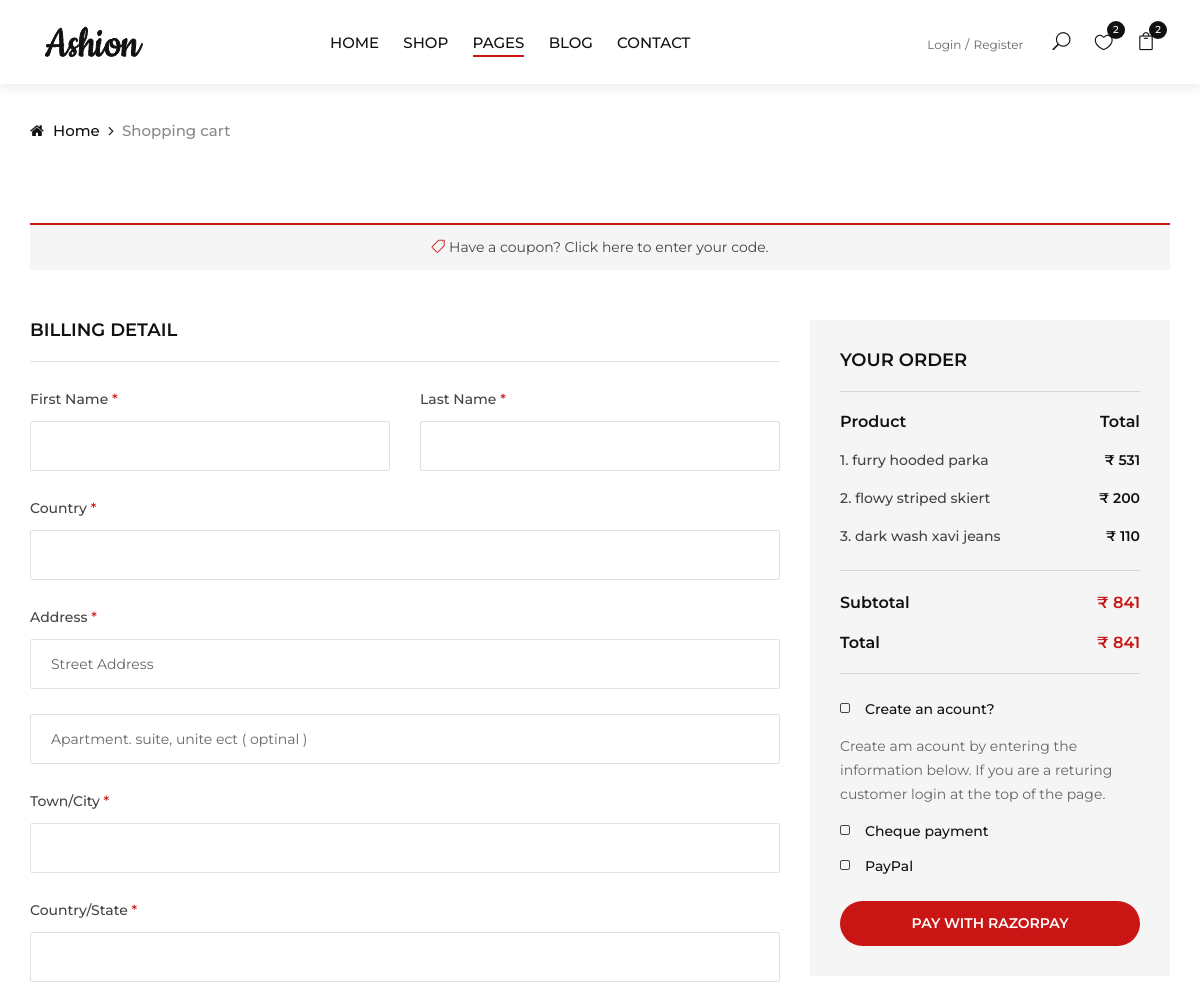
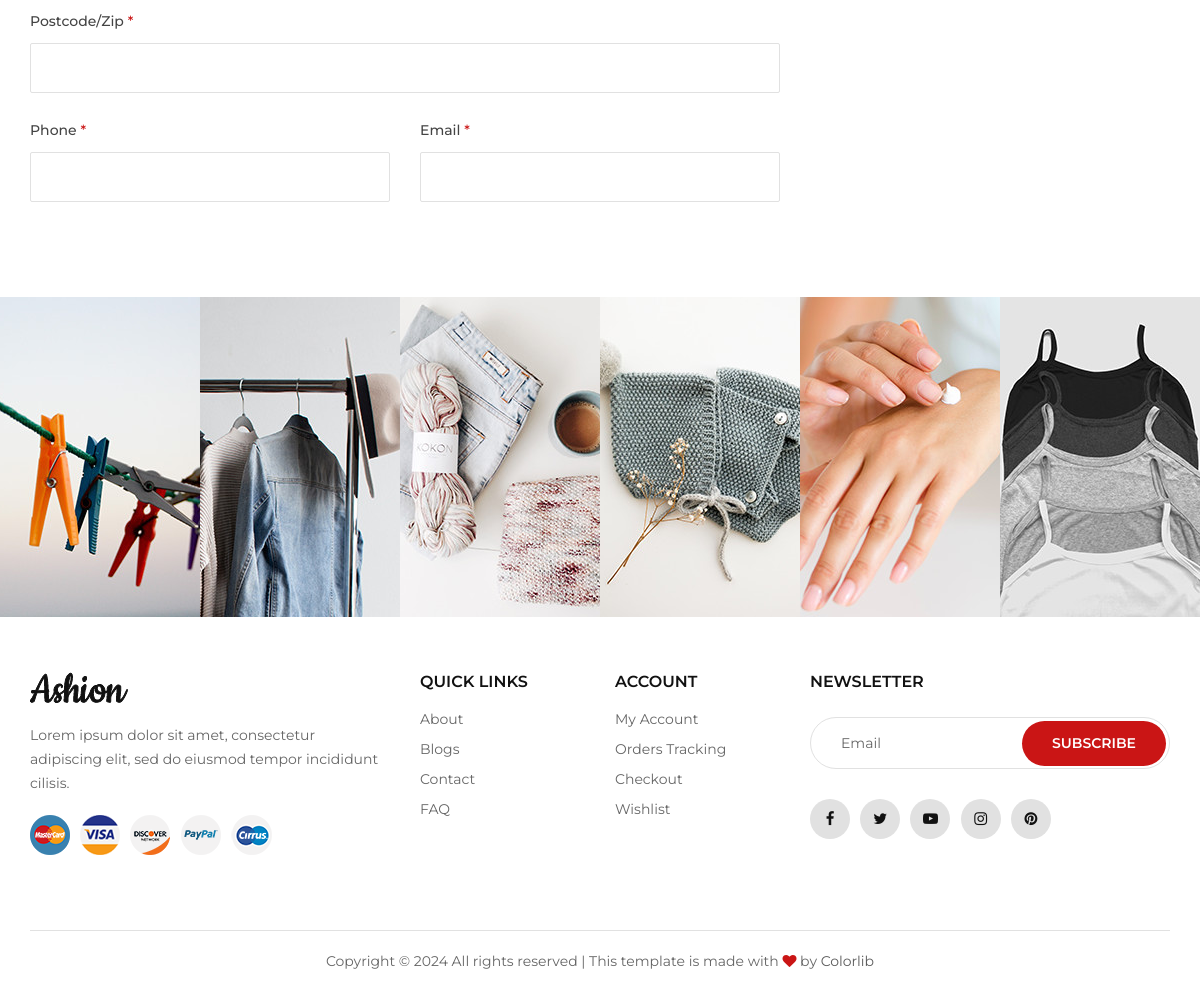
The app's page /checkout (signed in) with its own data (2 pictures, top to bottom).
### myapp/models.py (models this page shows)
class add_cart(models.Model):
    product=models.ForeignKey(product,on_delete=models.CASCADE,blank=True,null=True)
    user=models.ForeignKey(user,on_delete=models.CASCADE,blank=True,null=True)
    name=models.CharField(max_length=50)
    img=models.ImageField(upload_to="image")
    price=models.IntegerField()
    qty=models.IntegerField()
    total=models.IntegerField()

### myapp/views.py (the view)
# urls.py: path('checkout', views.checkout, name='checkout'),
def checkout(request):
    uid=user.objects.get(email=request.session['email'])
    aid=add_cart.objects.filter(user=uid)
    l1=[]
    sub_total=0
    total=0
    for i in aid:
        l1.append(i.total)
    sub_total=sum(l1)
    total=sub_total
    amount = total*100 #100 here means 1 dollar,1 rupree if currency INR
    client = razorpay.Client(auth=('rzp_test_bilBagOBVTi4lE','77yKq3N9Wul97JVQcjtIVB5z'))
    response = client.order.create({'amount':amount,'currency':'INR','payment_capture':1})
    print(response,"**************")
    contaxt={
        "aid":aid,
        "uid":uid,
        "sub_total":sub_total,
        "total":total,
        "response":response,
    }
    return render(request,"checkout.html",contaxt)

### myapp/templates/checkout.html (shortened to what this page needs)
{% load static %}
<!DOCTYPE html>
<html lang="zxx">
<head>
    <link rel="stylesheet" href="{% static 'css/bootstrap.min.css' %}" type="text/css">
    <link rel="stylesheet" href="{% static 'css/font-awesome.min.css' %}" type="text/css">
    <link rel="stylesheet" href="{% static 'css/elegant-icons.css' %}" type="text/css">
    <link rel="stylesheet" href="{% static 'css/jquery-ui.min.css' %}" type="text/css">
    <link rel="stylesheet" href="{% static 'css/magnific-popup.css' %}" type="text/css">
    <link rel="stylesheet" href="{% static 'css/owl.carousel.min.css' %}" type="text/css">
    <link rel="stylesheet" href="{% static 'css/slicknav.min.css' %}" type="text/css">
    <link rel="stylesheet" href="{% static 'css/style.css' %}" type="text/css">
</head>
<body>
    <header class="header">
        <div class="container-fluid">
            <div class="row">
                <div class="col-xl-3 col-lg-2">
                    <div class="header__logo">
                        <a href="./index.html"><img src="{% static 'img/logo.png' %}" alt=""></a>
                    </div>
                </div>
                <div class="col-xl-6 col-lg-7">
                    <nav class="header__menu">
                        <ul>
                            <li ><a href="{% url 'index' %}">Home</a></li>
                            <li><a href="{% url 'shop' %}">Shop</a></li>
                            <li class="active"><a href="#">Pages</a>
                            </li>
                            <li><a href="{% url 'blog' %}">Blog</a></li>
                            <li><a href="{% url 'contact' %}">Contact</a></li>
                        </ul>
                    </nav>
                </div>
                <div class="col-lg-3">
                    <div class="header__right">
                        <div class="header__right__auth">
                            <a href="#">Login</a>
                            <a href="#">Register</a>
                        </div>
                        <ul class="header__right__widget">
                            <li><span class="icon_search search-switch"></span></li>
                            <li><a href="#"><span class="icon_heart_alt"></span>
                                <div class="tip">2</div>
                            </a></li>
                            <li><a href="#"><span class="icon_bag_alt"></span>
                                <div class="tip">2</div>
                            </a></li>
                        </ul>
                    </div>
                </div>
            </div>
        </div>
    </header>
    <div class="breadcrumb-option">
        <div class="container">
            <div class="row">
                <div class="col-lg-12">
                    <div class="breadcrumb__links">
                        <a href="./index.html"><i class="fa fa-home"></i> Home</a>
                        <span>Shopping cart</span>
                    </div>
                </div>
            </div>
        </div>
    </div>
    <section class="checkout spad">
        <div class="container">
            <div class="row">
                <div class="col-lg-12">
                    <h6 class="coupon__link"><span class="icon_tag_alt"></span> <a href="#">Have a coupon?</a> Click
                    here to enter your code.</h6>
                </div>
            </div>
            <form action="{% url 'billing_address' %}" method="post" class="checkout__form">
                <div class="row">
                    <div class="col-lg-8">
                        <h5>Billing detail</h5>
                        <div class="row">
                            <div class="col-lg-6 col-md-6 col-sm-6">
                                <div class="checkout__form__input">
                                    <p>First Name <span>*</span></p>
                                    <input type="text" name="Firstname" required>
                                </div>
                            </div>
                            <div class="col-lg-6 col-md-6 col-sm-6">
                                <div class="checkout__form__input">
                                    <p>Last Name <span>*</span></p>
                                    <input type="text" name="Lastname" required>
                                </div>
                            </div>
                            <div class="col-lg-12">
                                <div class="checkout__form__input">
                                    <p>Country <span>*</span></p>
                                    <input type="text" name="country" required>
                                </div>
                                <div class="checkout__form__input">
                                    <p>Address <span>*</span></p>
                                    <input type="text" placeholder="Street Address" name="address">
                                    <input type="text" placeholder="Apartment. suite, unite ect ( optinal )">
                                </div>
                                <div class="checkout__form__input">
                                    <p>Town/City <span>*</span></p>
                                    <input type="text" name="city" required>
                                </div>
                                <div class="checkout__form__input">
                                    <p>Country/State <span>*</span></p>
                                    <input type="text" name="state" required>
                                </div>
                                <div class="checkout__form__input">
                                    <p>Postcode/Zip <span>*</span></p>
                                    <input type="text" name="Pastcode" required>
                                </div>
                            </div>
                            <div class="col-lg-6 col-md-6 col-sm-6">
                                <div class="checkout__form__input">
                                    <p>Phone <span>*</span></p>
                                    <input type="text" name="phone" required>
                                </div>
                            </div>
                            <div class="col-lg-6 col-md-6 col-sm-6">
                                <div class="checkout__form__input">
                                    <p>Email <span>*</span></p>
                                    <input type="text" name="email" required>
                                </div>
                            </div>
                            </div>
                        </div>
                        <div class="col-lg-4">
                            <div class="checkout__order">
                                <h5>Your order</h5>
                                <div class="checkout__order__product">
                                    <ul>
                                        <li>
                                            <span class="top__text">Product</span>
                                            <span class="top__text__right">Total</span>
                                        </li>
                                        {% for i in aid %}
                                        <li>{{forloop.counter}}. {{i.name}} <span>&#8377; {{i.total}}</span></li>
                                        {% endfor %}
                                    </ul>
                                </div>
                                <div class="checkout__order__total">
                                    <ul>
                                        <li>Subtotal <span>&#8377; {{sub_total}}</span></li>
                                        <li>Total <span>&#8377; {{total}}</span></li>
                                    </ul>
                                </div>
                                <div class="checkout__order__widget">
                                    <label for="o-acc">
                                        Create an acount?
                                        <span class="checkmark"></span>
                                    </label>
                                    <p>Create am acount by entering the information below. If you are a returing customer
                                    login at the top of the page.</p>
                                    <label for="check-payment">
                                        Cheque payment
                                        <span class="checkmark"></span>
                                    </label>
                                    <label for="paypal">
                                        PayPal
                                        <span class="checkmark"></span>
                                    </label>
                                </div>
                                <button id="rzp-button" class="site-btn">Pay with Razorpay</button>
                            </div>
                        </div>
                    </div>
                </form>
            </div>
        </section>
    <div class="instagram">
        <div class="container-fluid">
            <div class="row">
                <div class="col-lg-2 col-md-4 col-sm-4 p-0">
                    <div class="instagram__item set-bg" data-setbg="{% static 'img/instagram/insta-1.jpg' %}">
                    </div>
                </div>
                <div class="col-lg-2 col-md-4 col-sm-4 p-0">
                    <div class="instagram__item set-bg" data-setbg="{% static 'img/instagram/insta-2.jpg' %}">
                    </div>
                </div>
                <div class="col-lg-2 col-md-4 col-sm-4 p-0">
                    <div class="instagram__item set-bg" data-setbg="{% static 'img/instagram/insta-3.jpg' %}">
                    </div>
                </div>
                <div class="col-lg-2 col-md-4 col-sm-4 p-0">
                    <div class="instagram__item set-bg" data-setbg="{% static 'img/instagram/insta-4.jpg' %}">
                    </div>
                </div>
                <div class="col-lg-2 col-md-4 col-sm-4 p-0">
                    <div class="instagram__item set-bg" data-setbg="{% static 'img/instagram/insta-5.jpg' %}">
                    </div>
                </div>
                <div class="col-lg-2 col-md-4 col-sm-4 p-0">
                    <div class="instagram__item set-bg" data-setbg="{% static 'img/instagram/insta-6.jpg' %}">
                    </div>
                </div>
            </div>
        </div>
    </div>
        <footer class="footer">
            <div class="container">
                <div class="row">
                    <div class="col-lg-4 col-md-6 col-sm-7">
                        <div class="footer__about">
                            <div class="footer__logo">
                                <a href="./index.html"><img src="{% static 'img/logo.png' %}" alt=""></a>
                            </div>
                            <p>Lorem ipsum dolor sit amet, consectetur adipiscing elit, sed do eiusmod tempor incididunt
                            cilisis.</p>
                            <div class="footer__payment">
                                <a href="#"><img src="{% static 'img/payment/payment-1.png' %}" alt=""></a>
                                <a href="#"><img src="{% static 'img/payment/payment-2.png' %}" alt=""></a>
                                <a href="#"><img src="{% static 'img/payment/payment-3.png' %}" alt=""></a>
                                <a href="#"><img src="{% static 'img/payment/payment-4.png' %}" alt=""></a>
                                <a href="#"><img src="{% static 'img/payment/payment-5.png' %}" alt=""></a>
                            </div>
                        </div>
                    </div>
                    <div class="col-lg-2 col-md-3 col-sm-5">
                        <div class="footer__widget">
                            <h6>Quick links</h6>
                            <ul>
                                <li><a href="#">About</a></li>
                                <li><a href="#">Blogs</a></li>
                                <li><a href="#">Contact</a></li>
                                <li><a href="#">FAQ</a></li>
                            </ul>
                        </div>
                    </div>
                    <div class="col-lg-2 col-md-3 col-sm-4">
                        <div class="footer__widget">
                            <h6>Account</h6>
                            <ul>
                                <li><a href="#">My Account</a></li>
                                <li><a href="#">Orders Tracking</a></li>
                                <li><a href="#">Checkout</a></li>
                                <li><a href="#">Wishlist</a></li>
                            </ul>
                        </div>
                    </div>
                    <div class="col-lg-4 col-md-8 col-sm-8">
                        <div class="footer__newslatter">
                            <h6>NEWSLETTER</h6>
                            <form action="#">
                                <input type="text" placeholder="Email">
                                <button type="submit" class="site-btn">Subscribe</button>
                            </form>
                            <div class="footer__social">
                                <a href="#"><i class="fa fa-facebook"></i></a>
                                <a href="#"><i class="fa fa-twitter"></i></a>
                                <a href="#"><i class="fa fa-youtube-play"></i></a>
                                <a href="#"><i class="fa fa-instagram"></i></a>
                                <a href="#"><i class="fa fa-pinterest"></i></a>
                            </div>
                        </div>
                    </div>
                </div>
                <div class="row">
                    <div class="col-lg-12">
                        <div class="footer__copyright__text">
                            <p>Copyright &copy; <script>document.write(new Date().getFullYear());</script> All rights reserved | This template is made with <i class="fa fa-heart" aria-hidden="true"></i> by <a href="https://colorlib.com" target="_blank">Colorlib</a></p>
                        </div>
                    </div>
                </div>
            </div>
        </footer>
    </body>
    </html>

### records on screen
add_cart: name "furry hooded parka", total "531"
add_cart: name "flowy striped skiert", total "200"
add_cart: name "dark wash xavi jeans", total "110"

### other values on screen
{{ sub_total }} "841"
{{ total }} "841"
